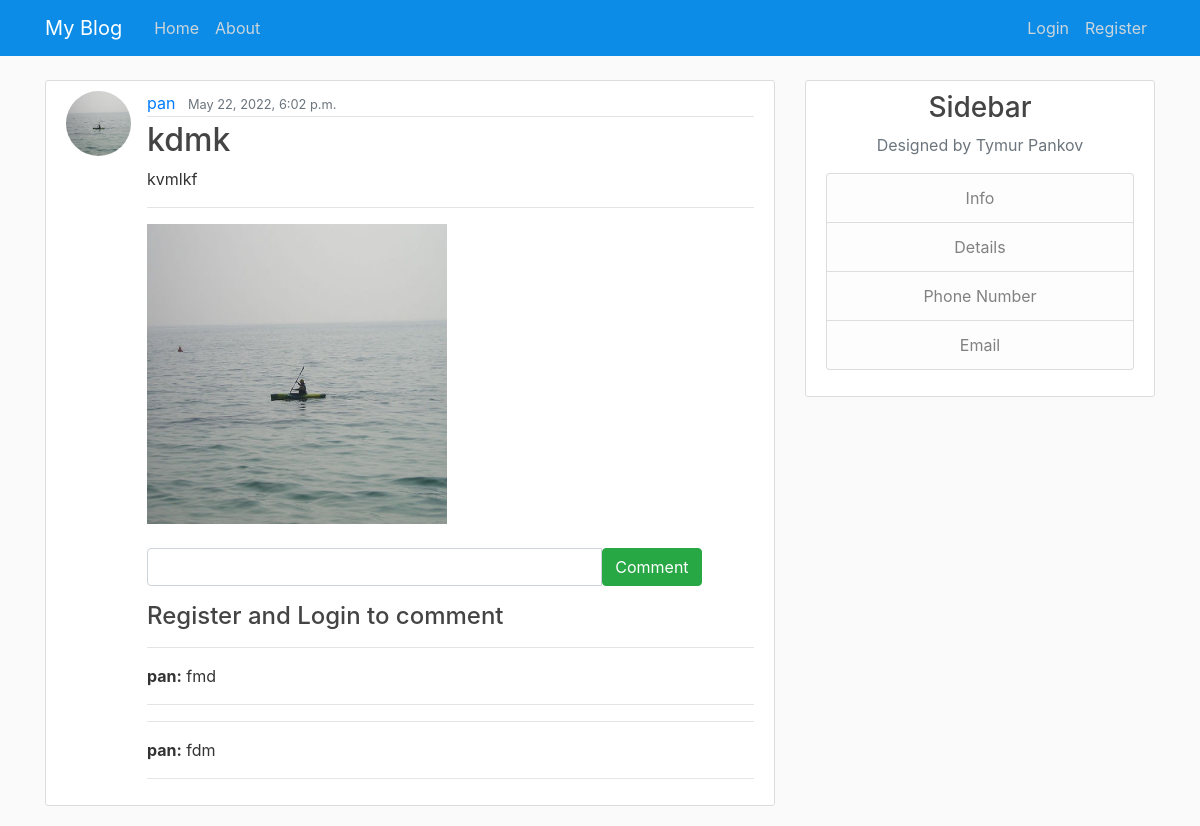
Page /api/post/9/ on the committed database.
### blog/models.py (models this page shows, shortened)
class Post(models.Model):
    title = models.CharField(max_length=100)
    content = models.TextField()
    date_posted = models.DateTimeField(default=timezone.now)
    author = models.ForeignKey(User, on_delete=models.CASCADE)
    image = models.ImageField(default='blog.jpg', upload_to='posts')

class Comment(models.Model):
    cmt_post = models.ForeignKey(Post, on_delete=models.CASCADE)
    cmt_user = models.ForeignKey(User, on_delete=models.CASCADE)
    comment = models.TextField(max_length=5000)

### accounts/models.py (models this page shows, shortened)
class Profile(models.Model):
    user = models.OneToOneField(User, on_delete=models.CASCADE)
    image = models.ImageField(default='default.jpg', upload_to='pictures')
    bio = models.DateField()
    email = models.EmailField()
    address = models.CharField(max_length=100)

### blog/views.py (the view)
# urls.py: path('api/post/<pk>/', PostDetail.as_view(), name='post-detail'),
class PostDetail(DetailView):
    model = Post
    template_name = 'detail.html'

### blog/templates/detail.html (shortened to what this page needs)
{% extends "base.html" %}
{% block content %}
        <article class="media content-section">
          <img class="rounded-circle article-img" src="{{ object.author.profile.image.url }}">
          <div class="media-body">
            <div class="article-metadata">
              <a class="mr-2" href="#">{{ object.author }}</a>
              <small class="text-muted">{{ object.date_posted|date:"F d, Y, P"}}</small>
            </div>
            <h2 class="article-title">{{object.title}}</h2>
            <p class="article-content">{{ object.content }}</p>
            <hr>
            <img class="account-img1" width="300" height="300" src="{{ object.image.url }}">
            <br><br>
            {% if user.is_authenticated %}
            <h3>Comment Here</h3>
            <form method="POST" id="comment-form" novalidate>
              {% csrf_token %}
              <div class="input-group mb-3">
                <input type="text" class="form-control col-lg-9" placeholder="" aria-label="" aria-describedby="basic-addon1" name="comment" required>
              <div class="input-group-prepend">
                <input type="submit" value="Comment" class="btn btn-success mb-0.9">
                </div>
              </div>
            </form>
            {% for c in object.comment_set.all %}
            <hr>
             <b>{{c.cmt_user}}:</b>
              {{c.comment}}
              <hr>
            {% endfor %}
            {% else %}
            <div class="input-group mb-3">
              <input type="text" class="form-control col-lg-9" required>
            <div class="input-group-prepend">
              <a href="{% url 'register' %}"><input type="submit" value="Comment" class="btn btn-success mb-0.9"></a>
              </div>
            </div>
              <h4>Register and Login to comment</h4>
              {% for c in object.comment_set.all %}
            <hr>
             <b>{{c.cmt_user}}:</b>
              {{c.comment}}
              <hr>
            {% endfor %}
            {% endif %}
          </div>
        </article>
{% endblock content %}

### blog/static/main.css (style rules this page uses)
body { background: #fafafa; color: #333333; margin-top: 5rem; }
h1, h2, h3, h4, h5, h6 { color: #444444; }
.content-section { background: #ffffff; padding: 10px 20px; border: 1px solid #dddddd; border-radius: 3px; margin-bottom: 20px; }
.article-title { color: #444444; }
.article-content { white-space: pre-line; }
.article-img { height: 65px; width: 65px; margin-right: 16px; }
.article-metadata { padding-bottom: 1px; margin-bottom: 4px; border-bottom: 1px solid #e3e3e3 }

### rows in the picture
Post: author.profile.image (placeholder picture), author "pan", date_posted "May 22, 2022, 6:02 p.m.", title "kdmk", content "kvmlkf", image (placeholder picture)
Comment: cmt_user "pan", comment "fmd"
Comment: cmt_user "pan", comment "fdm"
